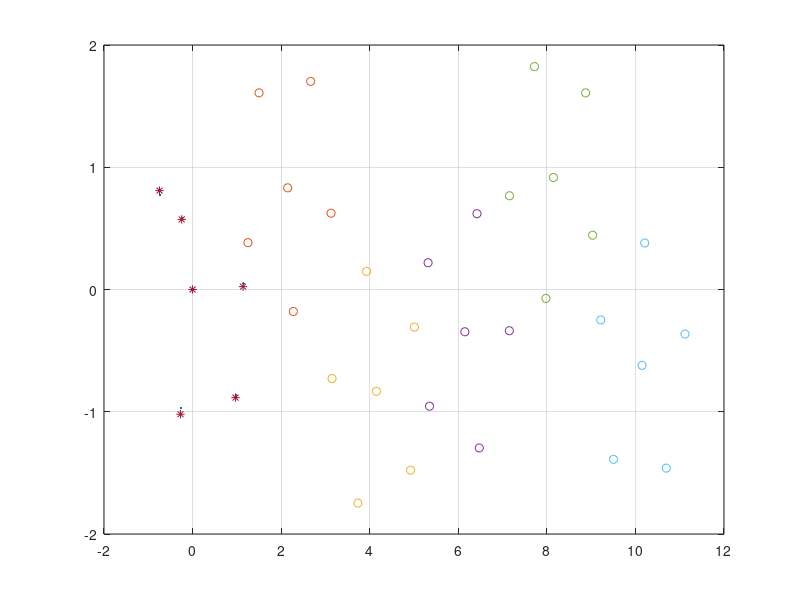

Write the MATLAB code that produced this figure.
w0 = [0 0 1];
s1 = sin(2*pi/5);
s2 = sin(4*pi/5);
c1 = cos(2*pi/5);
c2 = cos(pi/5);
V = [0 1;-s1 c1;-s2 -c2;s2 -c2;s1 c1; 0 0];
d12 = sqrt(2*(1-c1));
% d12 = d23 = d34 = d45
d16 = 1;
% d16 = d26 = d36 = d46 = d56
dij = [d12 d16 d12 d16 d12 d16 d12 d16 d16];
delta = 1;
kv = 1;
T = 0.01;

q0 = zeros(6,2);
qout = zeros(1000,6,2);
for i = 1:5
    q0(i,:) = [V(i,:)+delta*(rand(1,2)-0.5*ones(1,2))];
end
q = q0;

for t = 1:1000

    Rq = [(q(1,:)-q(2,:))' (q(2,:)-q(1,:))' zeros(2,4);
          (q(1,:)-q(6,:))' zeros(2,4) (q(6,:)-q(1,:))';
          zeros(2,1) (q(2,:)-q(3,:))' (q(3,:)-q(2,:))' zeros(2,3);
          zeros(2,1) (q(2,:)-q(6,:))' zeros(2,3) (q(6,:)-q(2,:))';
          zeros(2,2) (q(3,:)-q(4,:))' (q(4,:)-q(3,:))' zeros(2,2);
          zeros(2,2) (q(3,:)-q(6,:))' zeros(2,2) (q(6,:)-q(3,:))';
          zeros(2,3) (q(4,:)-q(5,:))' (q(5,:)-q(4,:))' zeros(2,1);
          zeros(2,3) (q(4,:)-q(6,:))' zeros(2,1) (q(6,:)-q(4,:))';
          zeros(2,4) (q(5,:)-q(6,:))' (q(6,:)-q(5,:))'];

    qij = [norm((q(1,:)-q(2,:))) norm((q(1,:)-q(6,:))) norm((q(2,:)-q(3,:))) norm((q(2,:)-q(6,:))) norm((q(3,:)-q(4,:))) ...
            norm((q(3,:)-q(6,:))) norm((q(4,:)-q(5,:))) norm((q(4,:)-q(6,:))) norm((q(5,:)-q(6,:)))];
    
    qin = [(q(1,:)-q(6,:));(q(2,:)-q(6,:));(q(3,:)-q(6,:));(q(4,:)-q(6,:));(q(5,:)-q(6,:));0 0];
    e = qij - dij;

    z = e.*(e+2*dij);
    v0 = [1 cos(t*T)];
    u = zeros(6,2);
    Rqt = Rq';
    for i = 1:6
        v = cross(w0,[qin(i,:) 0]);
        u(i,:) = -kv*(Rqt(i,1:2)*z(1)+Rqt(i,3:4)*z(2)+Rqt(i,5:6)*z(3)+Rqt(i,7:8)*z(4)+Rqt(i,9:10)*z(5)+ ...
            Rqt(i,11:12)*z(6)+Rqt(i,13:14)*z(7)+Rqt(i,15:16)*z(8)+Rqt(i,17:18)*z(9))+v0+v(1:2);
    end

    q = q+u*T;
    qout(t,:,:) = q;
end

figure(1)
plot(qout(1,:,1),qout(1,:,2),'.');
hold on
grid on
% for t = 2:1000
%     plot(qout(t,:,1),qout(t,:,2),'.');
% end
plot(qout(200,:,1),qout(200,:,2),'o');
plot(qout(400,:,1),qout(400,:,2),'o');
plot(qout(600,:,1),qout(600,:,2),'o');
plot(qout(800,:,1),qout(800,:,2),'o');
plot(qout(end,:,1),qout(end,:,2),'o');
plot(q0(:,1),q0(:,2),'*');
hold off